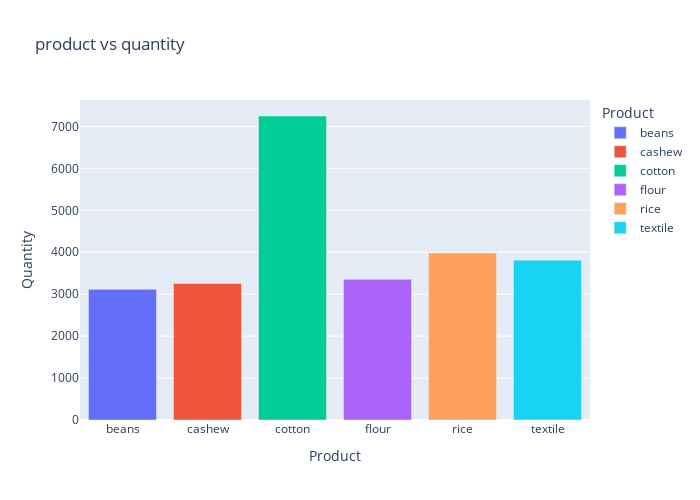

The cell this chart's notebook holds for it:
### Markdown cell above
# your color is your x-axis

### Code cell
px.bar(a,x="Product",y="Quantity",title="product vs quantity",height=500,width=700)
chart2=px.bar(a,x="Product",y="Quantity",title="product vs quantity",height=500,width=700,color="Product")
chart2

### Figure 1 — Plotly figure (JSON) as saved in the notebook; plotly's stock layout.template omitted (floating-point values rounded to 4 significant figures)
{"data": [{"alignmentgroup": "True", "hovertemplate": "Product=%{x}<br>Quantity=%{y}<extra></extra>", "legendgroup": "beans", "marker": {"color": "#636efa", "pattern": {"shape": ""}}, "name": "beans", "offsetgroup": "beans", "orientation": "v", "showlegend": true, "textposition": "auto", "type": "bar", "x": ["beans"], "xaxis": "x", "y": [3116], "yaxis": "y"}, {"alignmentgroup": "True", "hovertemplate": "Product=%{x}<br>Quantity=%{y}<extra></extra>", "legendgroup": "cashew", "marker": {"color": "#EF553B", "pattern": {"shape": ""}}, "name": "cashew", "offsetgroup": "cashew", "orientation": "v", "showlegend": true, "textposition": "auto", "type": "bar", "x": ["cashew"], "xaxis": "x", "y": [3258], "yaxis": "y"}, {"alignmentgroup": "True", "hovertemplate": "Product=%{x}<br>Quantity=%{y}<extra></extra>", "legendgroup": "cotton", "marker": {"color": "#00cc96", "pattern": {"shape": ""}}, "name": "cotton", "offsetgroup": "cotton", "orientation": "v", "showlegend": true, "textposition": "auto", "type": "bar", "x": ["cotton"], "xaxis": "x", "y": [7250], "yaxis": "y"}, {"alignmentgroup": "True", "hovertemplate": "Product=%{x}<br>Quantity=%{y}<extra></extra>", "legendgroup": "flour", "marker": {"color": "#ab63fa", "pattern": {"shape": ""}}, "name": "flour", "offsetgroup": "flour", "orientation": "v", "showlegend": true, "textposition": "auto", "type": "bar", "x": ["flour"], "xaxis": "x", "y": [3356], "yaxis": "y"}, {"alignmentgroup": "True", "hovertemplate": "Product=%{x}<br>Quantity=%{y}<extra></extra>", "legendgroup": "rice", "marker": {"color": "#FFA15A", "pattern": {"shape": ""}}, "name": "rice", "offsetgroup": "rice", "orientation": "v", "showlegend": true, "textposition": "auto", "type": "bar", "x": ["rice"], "xaxis": "x", "y": [3980], "yaxis": "y"}, {"alignmentgroup": "True", "hovertemplate": "Product=%{x}<br>Quantity=%{y}<extra></extra>", "legendgroup": "textile", "marker": {"color": "#19d3f3", "pattern": {"shape": ""}}, "name": "textile", "offsetgroup": "textile", "orientation": "v", "showlegend": true, "textposition": "auto", "type": "bar", "x": ["textile"], "xaxis": "x", "y": [3812], "yaxis": "y"}], "layout": {"barmode": "relative", "height": 500, "legend": {"title": {"text": "Product"}, "tracegroupgap": 0}, "title": {"text": "product vs quantity"}, "width": 700, "xaxis": {"anchor": "y", "categoryarray": ["beans", "cashew", "cotton", "flour", "rice", "textile"], "categoryorder": "array", "domain": [0, 1], "title": {"text": "Product"}}, "yaxis": {"anchor": "x", "domain": [0, 1], "title": {"text": "Quantity"}}}}
